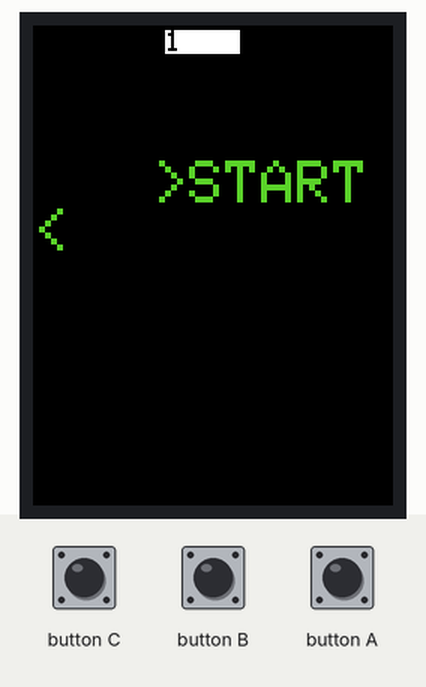
This sketch was run on a simulated ESP32. Parts: 240×320 colour display. The inputs (shaded band) are chosen by the test bench. Random numbers use the default seed unless the sketch sets one.

Above: at 1.4 s.
1.5 s: button C pressed for 0.15 s
At 1.9 s:
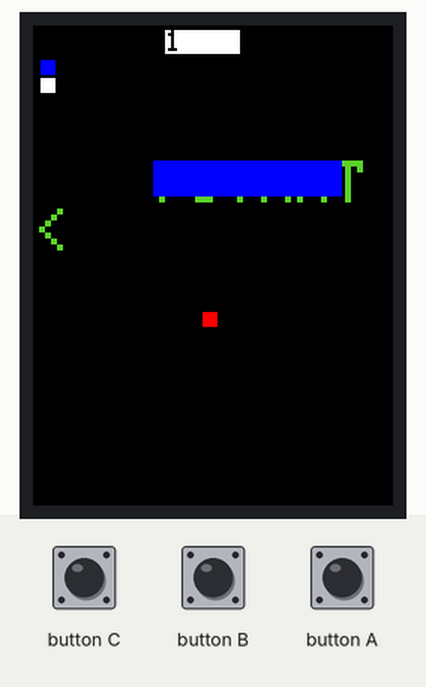
4.5 s: button A pressed for 0.15 s
At 5.0 s:
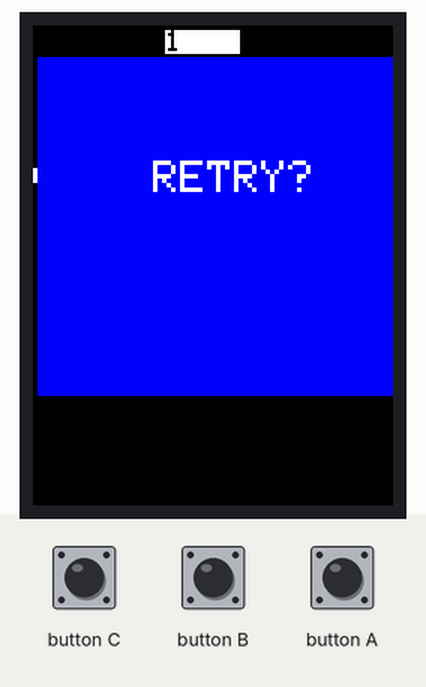
6.1 s: button C pressed for 1 s
At 6.5 s:
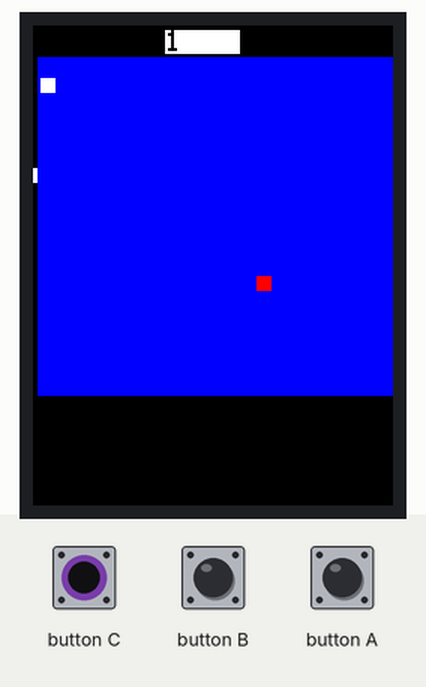
8.6 s: button B pressed for 0.15 s
At 9.0 s:
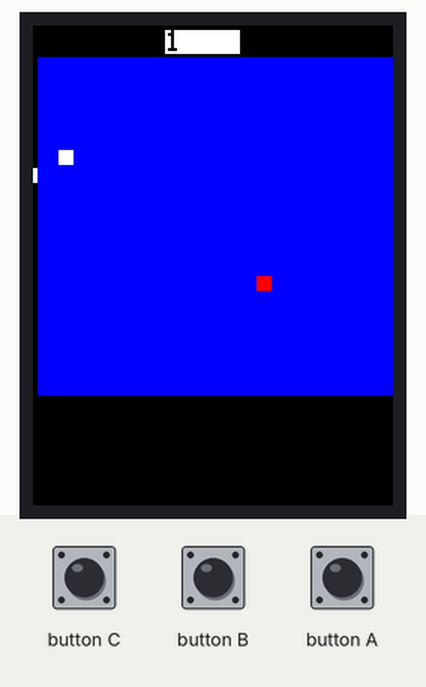
Timing chart, 0 to 11.2 s (numbered marks = the images above; inputs shaded):
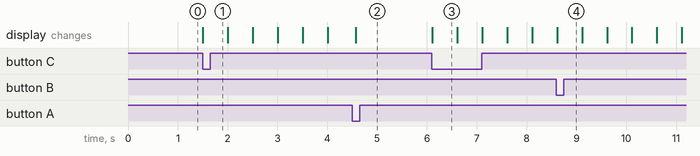

The sketch:

snake_game_m5stack.ino
```cpp
//////////////////////////////////////////////////////////////////////////
//  A Simple Game of Snake
//  written by Tyler Edwards for the badge created in Hackerbox 0020,
//  but should work on any ESP32 and Adafruit ILI9341 screen
//  Tyler on GitHub: https://github.com/HailTheBDFL
//  Hackerboxes: http://www.hackerboxes.com/
//  To begin the game, press the select/start/fire/A button on HB badge (default pin 15)
//========================================================================
// SNAKE with M5STACK : 2018.01.14 Transplant by macsbug
// Controller: LEFT=Buttons A,     RIGHT=B,     START/RETRY=C
// Controller: UP  =Buttons A + C, DOWN =B + C
// Github    : https://macsbug.wordpress.com/2018/01/14/esp32-snake-with-m5stack/
//========================================================================
#include <M5Stack.h>
float gameSpeed = 2;       //Higher numbers are faster
int threshold = 40;        //threshold for touch
boolean start = false;     //will not start without say-so
unsigned long offsetT = 0; //time delay for touch
unsigned long offsetM = 0; //time delay for main loop
float gs;
int headX = 1;             //coordinates for head
int headY = 1;
int beenHeadX[470];        //coordinates to clear later
int beenHeadY[470];
int changeX = 0;           //the direction of the snake
int changeY = 1;
boolean lastMoveH = false; //to keep from going back on oneself
int score = 1;
int foodX;                 //coordinates of food
int foodY;
boolean eaten = true;      //if true a new food will be made
int loopCount = 0;         //number of times the loop has run
int clearPoint = 0;        //when the loopCount is reset
boolean clearScore = false;
//========================================================================
void setup() {
  gs = 1000 / gameSpeed;     //calculated gameSpeed in milliseconds
  memset(beenHeadX, 0, 470); //initiate beenHead with a bunch of zeros
  memset(beenHeadY, 0, 470);
  M5.begin();
  M5.Lcd.setRotation(0);
  M5.Lcd.fillScreen(ILI9341_BLACK);
  M5.Lcd.setTextColor(0x5E85);
  M5.Lcd.setTextSize(4);
  M5.Lcd.setCursor(80, 90);
  M5.Lcd.print(">START<");
  M5.Lcd.setTextColor(ILI9341_BLACK); //Score keeper
  M5.Lcd.setTextSize(2);
  M5.Lcd.setCursor(5, 3);
  M5.Lcd.print("Length: ");
  printScore();
  randomSeed(analogRead(26));        //make every game unique
}
//========================================================================
void loop() {
  if(M5.BtnA.isPressed() && M5.BtnC.isPressed()){up  ();}
  if(M5.BtnB.isPressed() && M5.BtnC.isPressed()){down();}
  if(M5.BtnA.isPressed()){left  ();}
  if(M5.BtnB.isPressed()){right ();}
  if(M5.BtnC.isPressed()){select();}
  if (clearScore and start) { //resets score from last game, won't clear
    score = 1;                //until new game starts so you can show off
    printScore();             //your own score
    clearScore = false;
  }
  if (millis() - offsetM > gs and start) {
    beenHeadX[loopCount] = headX;  //adds current head coordinates to be
    beenHeadY[loopCount] = headY;  //covered later
    headX = headX + (changeX);  //head moved
    headY = headY + (changeY);
    if (headX - foodX == 0 and headY - foodY == 0) { //food
      score += 1;
      printScore();
      eaten = true;
    }
    loopCount += 1; //loopCount used for addressing, mostly
    if (loopCount > 467) {            //if loopCount exceeds size of
      clearPoint = loopCount - score; //beenHead arrays, reset to zero
      loopCount = 0;
    }
    drawDot(headX, headY);           //head is drawn
    if (loopCount - score >= 0) {    //if array has not been reset
      eraseDot(beenHeadX[loopCount - score], beenHeadY[loopCount - score]);
    }  //covers end of tail
    else {
      eraseDot(beenHeadX[clearPoint], beenHeadY[clearPoint]);
      clearPoint += 1;
    }
    if (eaten) {     //randomly create a new piece of food if last was eaten
      foodX = random(2, 26);
      foodY = random(2, 18);
      eaten = false;
    }
    drawDotRed(foodX, foodY); //draw the food
    if (headX > 26 or headX < 1 or headY < 1 or headY > 18) { //Boudaries
      endGame();
    }
    if (loopCount - score < 0) {         //check to see if head is on tail
      for (int j = 0; j < loopCount; j++) {
        if (headX == beenHeadX[j] and headY == beenHeadY[j]) {
          endGame();
        }
      }
      for (int k = clearPoint; k < 467; k++) {
        if (headX == beenHeadX[k] and headY == beenHeadY[k]) {
          endGame();
        }
      }
    }
    else {
      for (int i = loopCount - (score - 1); i < loopCount; i++) {
        if (headX == beenHeadX[i] and headY == beenHeadY[i]) {
          endGame();
        }
      }
    }
    offsetM = millis(); //reset game loop timer
  }
  M5.update();
}
//========================================================================
void endGame() {
  M5.Lcd.fillRect(3, 21, 316, 226, ILI9341_BLUE); //deletes the old game
  eaten = true;                                   //new food will be created
  M5.Lcd.setCursor(80, 90);                       //Retry message
  M5.Lcd.setTextSize(3);
  M5.Lcd.setTextColor(ILI9341_WHITE);
  M5.Lcd.print("RETRY?");
  M5.Lcd.setTextColor(ILI9341_BLACK); //sets back to scoreboard settings
  M5.Lcd.setTextSize(2);
  M5.Lcd.setCursor(5, 3);
  M5.Lcd.print("Length: ");
  headX = 1;                 //reset snake
  headY = 1;
  changeX = 0;
  changeY = 1;
  lastMoveH = false;
  memset(beenHeadX, 0, 470); //clear the beenHead arrays
  memset(beenHeadY, 0, 470); //probably not necessary
  loopCount = 0;
  clearScore = true;
  start = false;             //stops game
}
//========================================================================
void drawDot(int x, int y) {
  M5.Lcd.fillRect(12*(x-1)+5, 12*(y-1)+23, 10, 10, ILI9341_WHITE);
}
//========================================================================
void drawDotRed(int x, int y) {
  M5.Lcd.fillRect(12*(x-1)+5, 12*(y-1)+23, 10, 10, ILI9341_RED);
}
//========================================================================
void eraseDot(int x, int y) {
  M5.Lcd.fillRect(12*(x-1)+5, 12*(y-1)+23, 10, 10, ILI9341_BLUE);
}
//========================================================================
void printScore() {
  M5.Lcd.fillRect(88, 3, 50, 16, ILI9341_WHITE);//clears old score
  M5.Lcd.setCursor(88, 3);
  M5.Lcd.print(score);                         //prints current score
}
//========================================================================
void up() {
  //lastMoveH makes sure you can't go back on yourself
  if (millis() - offsetT > gs and lastMoveH) {
    changeX = 0; changeY = -1;  //changes the direction of the snake
    offsetT = millis();
    lastMoveH = false;
  }
}
//========================================================================
void down() {
  if (millis() - offsetT > gs and lastMoveH) {
    changeX = 0; changeY = 1;
    offsetT = millis();
    lastMoveH = false;
  }
}
//========================================================================
void left() {
  if (millis() - offsetT > gs and !lastMoveH) {
    changeX = -1; changeY = 0;
    offsetT = millis();
    lastMoveH = true;
  }
}
//========================================================================
void right() {
  if (millis() - offsetT > gs and !lastMoveH) {
    changeX = 1; changeY = 0;
    offsetT = millis();
    lastMoveH = true;
  }
}
//========================================================================
void select() {
  if (millis() - offsetT > gs and !start) {
    M5.Lcd.fillRect(80, 90, 126, 24, ILI9341_BLUE); //Erase start message
    start = true;                                   //allows loop to start
    offsetT = millis();
  }
}
//========================================================================
```

Measured:
- after the input at 1.5 s, the display: changes at once (image 1)
- after the input at 6.1 s, the display: changes at once (image 3)
- what the display in image 3 shows lasts 0.5 s, from 6.1 s to 6.6 s
